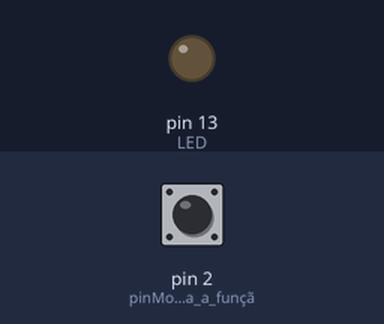
Simulated run of this sketch. Board: Arduino Uno, built with avr-gcc and run on an emulated ATmega328P. Parts: output pins drawn as LEDs (lit = HIGH). Inputs (shaded band) come from the test bench; at power-on: pin 2 (pinMode_esecifica_a_funçã) HIGH.

Above: at 1.2 s.
1.3 s: pin 2 (pinMode_esecifica_a_funçã) pulled LOW for 0.15 s
At 1.37 s:
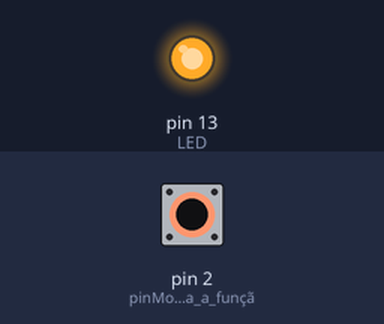
2.9 s: pin 2 (pinMode_esecifica_a_funçã) pulled LOW for 3.2 s
At 6.4 s:
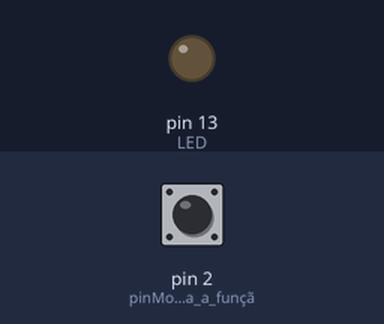
Timing chart, 0 to 7.9 s (numbered marks = the images above; inputs shaded):
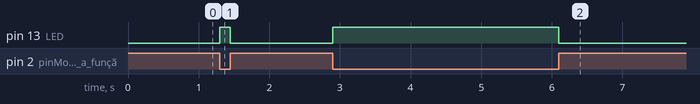

The sketch:

Leitura_escrita_Digital.ino
```cpp
int LED = LED_BUILTIN;

void setup() {
   pinMode(2, INPUT_PULLUP); //pinMode esecifica a função do pino
                            // INPUT_PUllUP liga o resistor interno do arduino de modo a especificar sua saida inicial (sem flutuações)
   pinMode(LED, OUTPUT);
}

void loop() {
  //digitalRead(2); //Ler a entrada do pino 2
  digitalWrite(LED,  !digitalRead(2));//digitalWrite(13, oque escrever (ligar ou desligar))

}
```

Measured:
- after the input at 1.3 s, pin 13 (LED): LOW → HIGH at once, → LOW 0.15 s later
- after the input at 2.9 s, pin 13 (LED): LOW → HIGH at once, → LOW 3.2 s later
